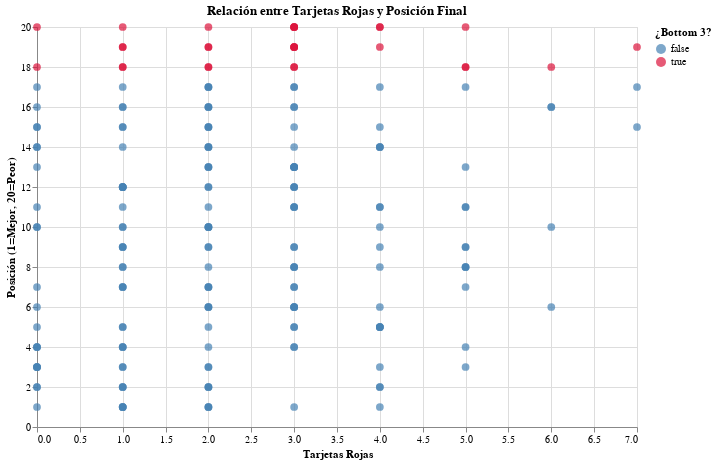

Here is the notebook cell this chart was saved with:
### Code cell
# Scatter: Rojas vs. Posicion
scatter = alt.Chart(df_clasif_rojas).mark_circle(size=60).encode(
    x=alt.X('Rojas:Q', title='Tarjetas Rojas'),
    # sort='ascending' hace que la posición 1 aparezca ARRIBA y la 20 ABAJO.
    y=alt.Y('Posicion:Q', sort='ascending', title='Posición (1=Mejor, 20=Peor)'),
    
    # Color según bottom_3
    color=alt.Color(
        'En_bottom_3:N',
        scale=alt.Scale(domain=[False, True], range=['steelblue','crimson']),
        legend=alt.Legend(title='¿Bottom 3?')
    ),

    # Tooltip al pasar el ratón
    tooltip=['Temporada:N', 'Equipo:N', 'Rojas:Q', 'Posicion:Q']
).properties(
    width=600,
    height=400,
    title='Relación entre Tarjetas Rojas y Posición Final'
)

scatter

### Figure 1 — Vega-Lite specification as saved in the notebook (floating-point values rounded to 4 significant figures; data arrays with more than 128 entries replaced by an {"elided": "..."} marker saying what was removed)
{"config": {"view": {"continuousWidth": 300, "continuousHeight": 300}}, "data": {"name": "data-3706dd6ed6fd786343158d2c98b015e7"}, "mark": {"type": "circle", "size": 60}, "encoding": {"color": {"field": "En_bottom_3", "legend": {"title": "¿Bottom 3?"}, "scale": {"domain": [false, true], "range": ["steelblue", "crimson"]}, "type": "nominal"}, "tooltip": [{"field": "Temporada", "type": "nominal"}, {"field": "Equipo", "type": "nominal"}, {"field": "Rojas", "type": "quantitative"}, {"field": "Posicion", "type": "quantitative"}], "x": {"field": "Rojas", "title": "Tarjetas Rojas", "type": "quantitative"}, "y": {"field": "Posicion", "sort": "ascending", "title": "Posición (1=Mejor, 20=Peor)", "type": "quantitative"}}, "height": 400, "title": "Relación entre Tarjetas Rojas y Posición Final", "width": 600, "$schema": "https://vega.github.io/schema/vega-lite/v5.20.1.json", "datasets": {"data-3706dd6ed6fd786343158d2c98b015e7": {"elided": "200 records"}}}
